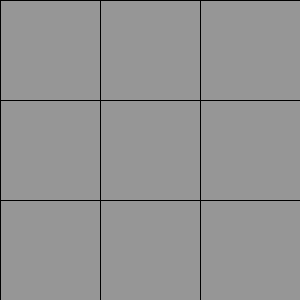
Frame 1 (no input)
Frame 60 (the mouse pressed at the canvas centre just before this capture): identical to frame 1, image omitted
Frame 120 (the mouse held since frame 60 and released just before this capture): identical to frame 1, image omitted

The Processing sketch that drew this single still picture (run headless with seeded random() and noise(); from frame 60 on, the mouse is pressed at the canvas centre):

// Processing sketch: tic_tac_toe
// ── tic_tac_toe.pde
Board board;
boolean xTurn;
int turns;
final int cols = 3;
final int rows = 3;

void setup() {
  size(300, 300);
  background(0);
  board = new Board();
  xTurn = true;
  turns = 0;
}

void draw() {
  board.display();
}

void mouseClicked() { 
  int col = mouseX / (width / cols);
  int row = mouseY / (width / rows);
  if (!board.isMarked(col, row) && turns < 9) {
    if (xTurn) {
      board.markX(col, row);
    } else {
      board.markO(col, row);
    }
    xTurn = !xTurn;
    turns++;
  }
}
// ── Board.pde
class Board {
  Cell[][] grid;
  boolean xWon, oWon;
  
  
  Board() {
    grid = new Cell[cols][rows];
    for (int i = 0; i < cols; i++) {
      for (int j = 0; j < rows; j++) {
        grid[i][j] = new Cell(i * width / cols, j * width / rows, 100, 100);
      }
    }
  }
  
  void display() {
    for (int i = 0; i < grid.length; i++) {
      for (int j = 0; j < grid[i].length; j++) {
        grid[i][j].display();
      }
    }
    if (xWon) {
      fill(255, 0, 0);
      textAlign(CENTER, CENTER);
      textSize(48);
      text("X won!", width / 2, height / 2);
    } else if (oWon) {
      fill(255, 0, 0);
      textAlign(CENTER, CENTER);
      textSize(48);
      text("O won!", width / 2, height / 2);
    }
  }
  
  void markX(int col, int row) {
    grid[col][row].markX();
    xWon = xWon();
  }
  
  void markO(int col, int row) {
    grid[col][row].markO();
    oWon = oWon();
  }
  
  boolean isMarked(int col, int row) {
    return grid[col][row].isMarked();
  }
  
  boolean xWon() {
    if (grid[0][0].markedX() && grid[0][1].markedX() && grid[0][2].markedX()) {
      return true;
    } else if (grid[1][0].markedX() && grid[1][1].markedX() && grid[1][2].markedX()) {
      return true;
    } else if (grid[2][0].markedX() && grid[2][1].markedX() && grid[2][2].markedX()) {
      return true;
    } else if (grid[0][0].markedX() && grid[1][1].markedX() && grid[2][2].markedX()) {
      return true;
    } else if (grid[0][2].markedX() && grid[1][1].markedX() && grid[2][0].markedX()) {
      return true;
    } else if (grid[0][0].markedX() && grid[1][0].markedX() && grid[2][0].markedX()) {
      return true;
    } else if (grid[0][1].markedX() && grid[1][1].markedX() && grid[2][1].markedX()) {
      return true;
    } else if (grid[0][2].markedX() && grid[1][2].markedX() && grid[2][2].markedX()) {
      return true;
    } else {
      return false;
    }
  }
  
  boolean oWon() {
    if (grid[0][0].markedO() && grid[0][1].markedO() && grid[0][2].markedO()) {
      return true;
    } else if (grid[1][0].markedO() && grid[1][1].markedO() && grid[1][2].markedO()) {
      return true;
    } else if (grid[2][0].markedO() && grid[2][1].markedO() && grid[2][2].markedO()) {
      return true;
    } else if (grid[0][0].markedO() && grid[1][1].markedO() && grid[2][2].markedO()) {
      return true;
    } else if (grid[0][2].markedO() && grid[1][1].markedO() && grid[2][0].markedO()) {
      return true;
    } else if (grid[0][0].markedO() && grid[1][0].markedO() && grid[2][0].markedO()) {
      return true;
    } else if (grid[0][1].markedO() && grid[1][1].markedO() && grid[2][1].markedO()) {
      return true;
    } else if (grid[0][2].markedO() && grid[1][2].markedO() && grid[2][2].markedO()) {
      return true;
    } else {
      return false;
    }
  }
}
// ── Cell.pde
class Cell {
  float x, y;
  float w, h;
  color fillColor;
  boolean markedX, markedO;
  
  Cell(float x, float y, float w, float h) {
    this.x = x;
    this.y = y;
    this.w = w;
    this.h = h;
    fillColor = color(150, 150, 150);
    markedX = false;
    markedO = false;
  }

  void display() {
    stroke(0);
    fill(fillColor);
    rect(x, y, w, h);
    if (markedX) {
      textSize(150);
      fill(0);
      strokeWeight(3);
      line(x, y, x + 100, y + 100);
      line(x, y + 100, x + 100, y);
      strokeWeight(1);
    } else if (markedO) {
      noFill();
      strokeWeight(3);
      stroke(0);
      ellipse(x + 50, y + 50, 100, 100);
      strokeWeight(1);
    }
  }
  
  void markX() {
    markedX = true;
    fillColor = color(0, 25, 255);
  }
  
  void markO() {
    markedO = true;
    fillColor = color(255, 125, 0);
  }
  
  boolean markedX() {
    return markedX;
  }
  
  boolean markedO() {
    return markedO;
  }
  
  boolean isMarked() {
    return markedX || markedO;
  }
}
